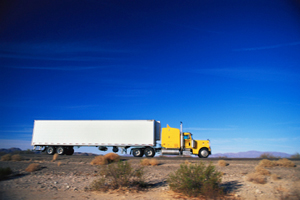
#> input picture classical - opencv/images/truck.jpg, 300 x 200 px
$ jupyter execute 'color filtering.ipynb'
#> lines starting #> are read from the running program, lines starting #| are printed output that depends on the picture; after the words box and inside, x2 and y2 are one past the last pixel; in counts of white or black regions, pixels touching at a corner belong together
HSV color space

- Hue: 0 - 179
- Saturation: 0 - 255
- Value (Intensity): 0 - 255

[cell 1]
import cv2
import numpy as np
from matplotlib import pyplot as plt

# Define our imshow function
def imshow(title = "Image", image = None, size = 6):
    w, h = image.shape[0], image.shape[1]
    aspect_ratio = w/h
    plt.figure(figsize=(size * aspect_ratio,size))
    plt.imshow(cv2.cvtColor(image, cv2.COLOR_BGR2RGB))
    plt.title(title)
    plt.show()

[cell 2]
image = cv2.imread('images/truck.jpg')
#> image is the input picture: shape (200, 300, 3); mean B, G, R 143.6, 87.8, 55.2

# define range of BLUE color in HSV
lower = np.array([90,0,0])
upper = np.array([135,255,255])

# Convert image from RBG/BGR to HSV so we easily filter
hsv_img = cv2.cvtColor(image, cv2.COLOR_BGR2HSV)
#> hsv_img: shape (200, 300, 3); mean H, S, V 86.2, 182.7, 155
# The function compares each pixel value in the input image to the specified range and assigns a value of 255 (white) to the corresponding pixel in the output mask if the pixel value falls within the range. Pixels outside the range are assigned a value of 0 (black) in the mask.

# The resulting mask can be used to selectively extract or filter out specific regions or objects in the image based on their color or intensity.

# Use inRange to capture only the values between lower & upper
mask = cv2.inRange(hsv_img, lower, upper)
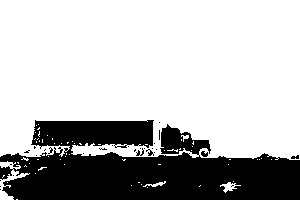
#> mask: shape (200, 300); 72.4% white; 29 black regions (24 under 20 px), largest, box (x1, y1, x2, y2) and area: (0, 120, 300, 200) 16373, (201, 151, 208, 157) 30, (136, 148, 144, 156) 28, (146, 149, 154, 156) 25, (291, 155, 299, 159) 23

# Perform Bitwise AND on mask and our original frame
res = cv2.bitwise_and(image, image, mask=mask)
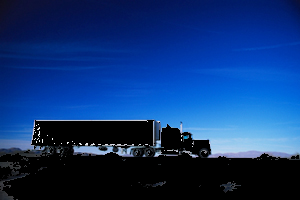
#> res: shape (200, 300, 3); mean B, G, R 114, 52.3, 14.4

imshow('Original', image)
imshow('mask', mask)
imshow('Filtered Color Only', res)

filter out some colors

[cell 3]
# [27 lines of commented-out code are left out]

import cv2
import numpy as np

image = cv2.imread("./images/Hillary.jpg")
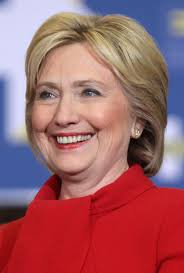
#> input picture classical - opencv/images/Hillary.jpg, 184 x 273 px
#> image is the input picture: shape (273, 184, 3); mean B, G, R 104.2, 98.1, 159.7

img_hsv = cv2.cvtColor(image, cv2.COLOR_BGR2HSV)
#> img_hsv: shape (273, 184, 3); mean H, S, V 87.4, 129.1, 173.9

# lower mask (0-10)
lower_red = np.array([0, 130, 130])  # Adjust the lower red values
upper_red = np.array([10, 255, 255])  # Adjust the upper red values
mask0 = cv2.inRange(img_hsv, lower_red, upper_red)
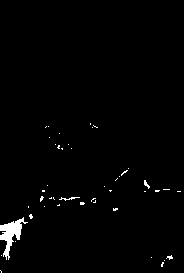
#> mask0: shape (273, 184); 1.4% white; 45 white regions (42 under 20 px), largest, box (x1, y1, x2, y2) and area: (0, 217, 28, 260) 448, (59, 197, 80, 201) 32, (144, 180, 150, 189) 24

# upper mask (170-180)
lower_red = np.array([170, 130, 130])  # Adjust the lower red values
upper_red = np.array([180, 255, 255])  # Adjust the upper red values
mask1 = cv2.inRange(img_hsv, lower_red, upper_red)
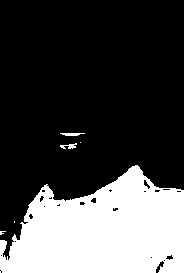
#> mask1: shape (273, 184); 28.4% white; 6 white regions (3 under 20 px), largest, box (x1, y1, x2, y2) and area: (0, 165, 184, 273) 14119, (60, 133, 85, 136) 56, (60, 143, 77, 149) 54

# join masks
mask = mask0 + mask1
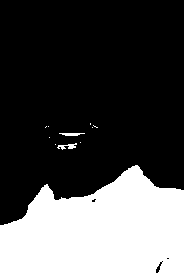
#> mask: shape (273, 184); 29.7% white; 11 white regions (8 under 20 px), largest, box (x1, y1, x2, y2) and area: (0, 165, 184, 273) 14805, (57, 143, 77, 150) 67, (59, 133, 85, 136) 57

# Perform Bitwise AND on mask and our original frame
res = cv2.bitwise_and(image, image, mask=mask)
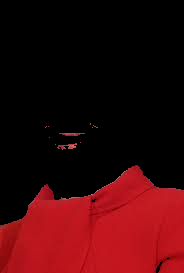
#> res: shape (273, 184, 3); mean B, G, R 9.1, 6.7, 55.1

imshow('Original', image)
imshow('mask', mask)
imshow('Filtered Color Only', res)
